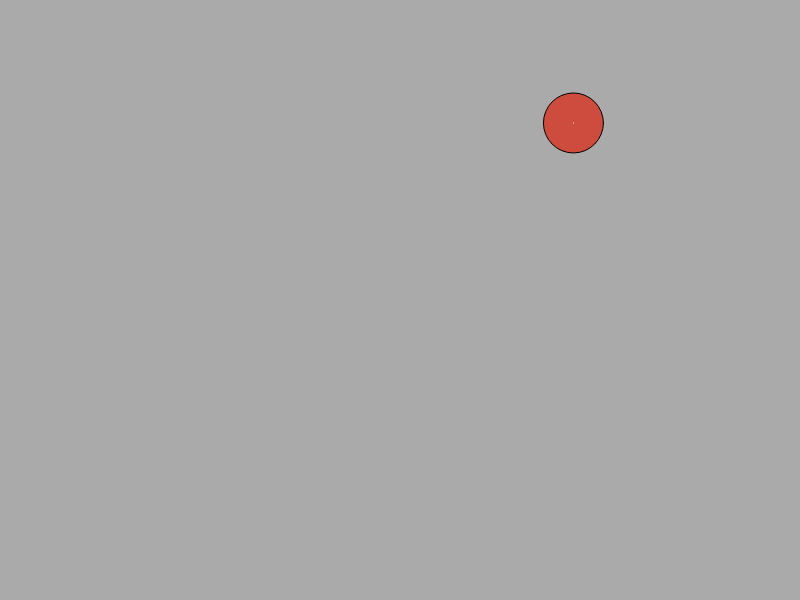
Frame 1 (no input)
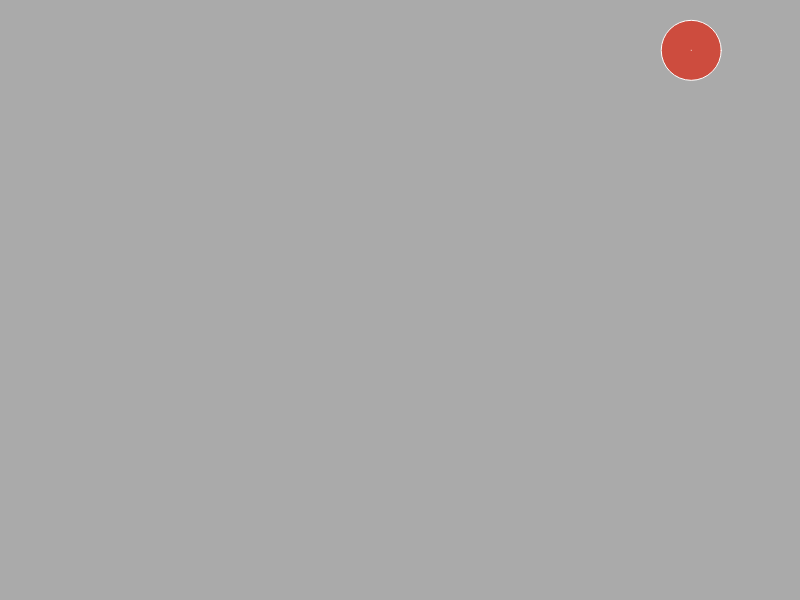
Frame 60 (no input)
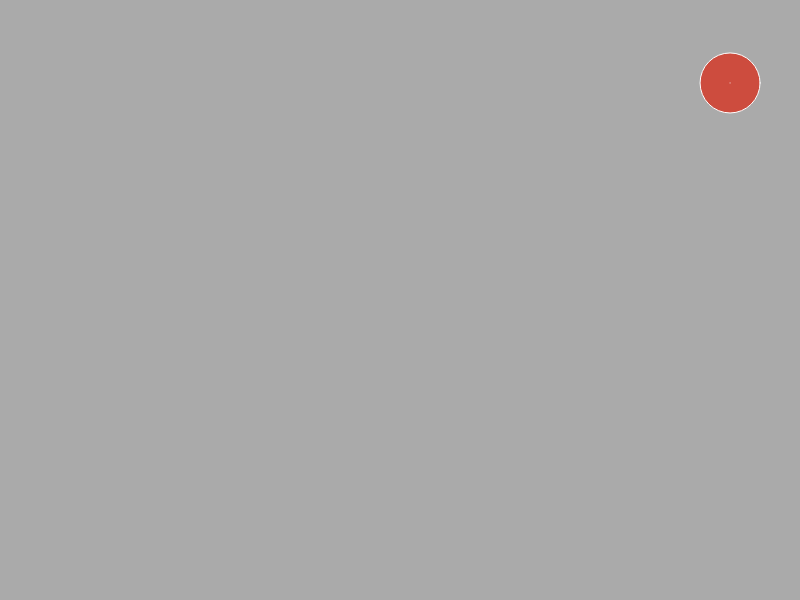
Frame 120 (the mouse pressed at the canvas centre since frame 60)

The p5.js sketch that drew these frames (run headless with seeded random() and noise() and a simulated clock; from frame 60 on, the mouse is pressed at the canvas centre):

// p5.js sketch
// ── sketch.js
let particle = []

function setup() {
    createCanvas(800, 600);
    particle.push(new Particle(random(width), random(height)))
}

function draw() {
    background(170);
    particle.forEach((p) => {
        p.move();
        p.display();
        p.reachOut(particle);
    });
}

function mouseReleased() {
    particle.push(new Particle(mouseX, mouseY))
}
// ── particle.js
class Particle {
    constructor(_x, _y) {
        this.pos = createVector(_x, _y)
        this.size = 60
        this.velocity = createVector(random(-4, 4), random(-4, 4))
        this.clr = color(random(255), random(255), random(255))

        this.frendliness = random(270,200)
    }


    move() {
        this.pos.add(this.velocity)
        
        if(this.pos.x - this.size/2 <= 0) {
            this.velocity.x *= -1
            this.pos.x = this.size/2
        }

        if(this.pos.x + this.size/2 >= width) {
            this.velocity.x *= -1
            this.pos.x = width - this.size/2
        }

        if(this.pos.y - this.size/2 <= 0 ) {
            this.velocity.y *= -1
            this.pos.y = this.size/2
        }

        if(this.pos.y + this.size/2 >= height) {
            this.velocity.y *= -1
            this.pos.y = height - this.size/2
        }

    }

    display() {
        fill(this.clr)
        circle(this.pos.x, this.pos.y, this.size)
        noStroke()
  
    }

    reachOut(_allparticles){
        _allparticles.forEach((p) => {
            if(this.pos.dist(p.pos) <= this.frendliness){
                stroke(255)
                line(this.pos.x, this.pos.y, p.pos.x, p.pos.y)
            }
        })


    }

}
